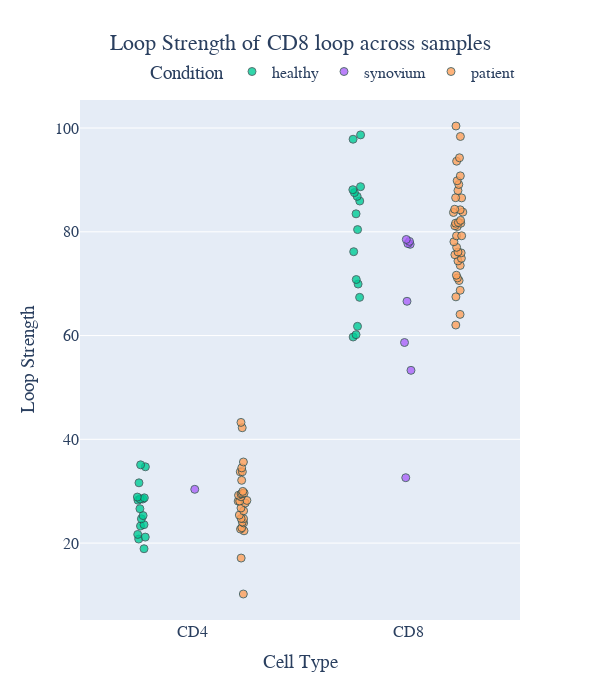

Notebook source saved alongside this figure:
### Code cell
chrom, start_A, start_B = "2", 86765000, 86805000
gene = "CD8"
filtered_df = loops_counts_melted[(loops_counts_melted["chrA"] == chrom) & (loops_counts_melted["A_start"] == start_A) & (loops_counts_melted["B_start"] == start_B)]
filtered_df["cell_type"] = filtered_df["cell_type"].map({"CD4": "CD4", "CD8": "CD8", "CD4_SF": "CD4", "CD8_SF": "CD8"})
# Create the strip plot
fig = px.strip(filtered_df, x="cell_type", y="interaction_strength", color="condition",
               hover_name="proper_name", hover_data=["interaction_strength"],
               color_discrete_map={"Healthy": "blue", "Diseased": "red"},
               title=f'Loop Strength of {gene} loop across samples',
               labels={"cell_type": "Cell Type", "interaction_strength": "interaction strength"})

# Customizing the marker appearance
fig.update_traces(marker=dict(size=8, opacity=0.8, line=dict(width=1, color='DarkSlateGrey')))
fig.update_layout(
    width=600,  # Set the width of the figure in pixels
    height=700  # Set the height of the figure in pixels
)
# Enhancing layout
fig.update_layout(
    title={'text': f'Loop Strength of {gene} loop across samples', 'y':0.95, 'x':0.5, 'xanchor': 'center', 'yanchor': 'top'},
    xaxis_title="Cell Type",
    yaxis_title="Loop Strength",
    legend_title="Condition",
    font=dict(family="Arial, sans-serif", size=16),
    legend=dict(orientation="h", yanchor="bottom", y=1.02, xanchor="right", x=1)
)

# Show the plot
fig.show()
fig.write_image(f"figures/loop_strength_{gene}.svg")

### Figure 1 — Plotly figure (JSON) as saved in the notebook; plotly's stock layout.template omitted (floating-point values rounded to 4 significant figures)
{"data": [{"alignmentgroup": "True", "boxpoints": "all", "fillcolor": "rgba(255,255,255,0)", "hoveron": "points", "hovertemplate": "<b>%{hovertext}</b><br><br>condition=healthy<br>Cell Type=%{x}<br>interaction strength=%{y}<extra></extra>", "hovertext": ["NRHV014XCD4", "NRHV014XCD8", "NRHV073CD4", "NRHV073CD8", "NRHV079CD4", "NRHV079CD8", "NRHV086CD4", "NRHV086CD8", "NRHV121CD4", "NRHV121CD8", "NRHV151CD4", "NRHV168CD4", "NRHV168CD8", "NRHV171CD4", "NRHV171CD8", "NRHV238CD4", "NRHV238CD8", "NRHV290CD4", "NRHV290CD8", "NRHV295CD4", "NRHV295CD8", "NRHV321CD4", "NRHV321CD8", "NRHV322CD4", "NRHV322CD8", "NRHV324CD4", "NRHV324CD8", "NRHV325CD4", "NRHV325CD8", "NRHV326CD4", "NRHV326CD8", "NRHV332CD4", "NRHV332CD8"], "legendgroup": "healthy", "line": {"color": "rgba(255,255,255,0)"}, "marker": {"color": "#00cc96", "line": {"color": "DarkSlateGrey", "width": 1}, "opacity": 0.8, "size": 8}, "name": "healthy", "offsetgroup": "healthy", "orientation": "v", "pointpos": 0, "showlegend": true, "type": "box", "x": ["CD4", "CD8", "CD4", "CD8", "CD4", "CD8", "CD4", "CD8", "CD4", "CD8", "CD4", "CD4", "CD8", "CD4", "CD8", "CD4", "CD8", "CD4", "CD8", "CD4", "CD8", "CD4", "CD8", "CD4", "CD8", "CD4", "CD8", "CD4", "CD8", "CD4", "CD8", "CD4", "CD8"], "x0": " ", "xaxis": "x", "y": [34.7, 80.43, 20.77, 88.12, 28.87, 83.47, 28.49, 61.78, 28.72, 76.17, 21.16, 23.55, 86.83, 28.49, 88.7, 24.68, 70.8, 21.66, 85.93, 35.08, 87.55, 23.29, 69.93, 31.61, 98.68, 26.63, 67.37, 28.26, 60.17, 25.3, 59.72, 18.91, 97.85], "y0": " ", "yaxis": "y"}, {"alignmentgroup": "True", "boxpoints": "all", "fillcolor": "rgba(255,255,255,0)", "hoveron": "points", "hovertemplate": "<b>%{hovertext}</b><br><br>condition=synovium<br>Cell Type=%{x}<br>interaction strength=%{y}<extra></extra>", "hovertext": ["PSA4917CD8_SF", "PSA4918CD8_SF", "PSA4951CD8_SF", "PSA4958CD4_SF", "PSA4958CD8_SF", "PSA4959CD8_SF", "PSA4969CD8_SF", "PSA5025CD8_SF", "PSA5040CD8_SF"], "legendgroup": "synovium", "line": {"color": "rgba(255,255,255,0)"}, "marker": {"color": "#ab63fa", "line": {"color": "DarkSlateGrey", "width": 1}, "opacity": 0.8, "size": 8}, "name": "synovium", "offsetgroup": "synovium", "orientation": "v", "pointpos": 0, "showlegend": true, "type": "box", "x": ["CD8", "CD8", "CD8", "CD4", "CD8", "CD8", "CD8", "CD8", "CD8"], "x0": " ", "xaxis": "x", "y": [32.6, 58.66, 77.73, 30.36, 53.3, 78.52, 77.58, 66.61, 78.15], "y0": " ", "yaxis": "y"}, {"alignmentgroup": "True", "boxpoints": "all", "fillcolor": "rgba(255,255,255,0)", "hoveron": "points", "hovertemplate": "<b>%{hovertext}</b><br><br>condition=patient<br>Cell Type=%{x}<br>interaction strength=%{y}<extra></extra>", "hovertext": ["PSA4920CD4", "PSA4920CD8", "PSA4941CD8", "PSA4942CD4", "PSA4942CD8", "PSA4943CD8", "PSA4944CD4", "PSA4944CD8", "PSA4945CD4", "PSA4946CD8", "PSA4950CD4", "PSA4950CD8", "PSA4951CD4", "PSA4951CD8", "PSA4954CD4", "PSA4954CD8", "PSA4957CD4", "PSA4958CD4", "PSA4958CD8", "PSA4959CD4", "PSA4959CD8", "PSA4960CD8", "PSA4961CD8", "PSA4962CD4", "PSA4962CD8", "PSA4963CD4", "PSA4963CD8", "PSA4967CD4", "PSA4968CD4", "PSA4968CD8", "PSA5006CD4", "PSA5006CD8", "PSA5007CD4", "PSA5008CD4", "PSA5008CD8", "PSA5009CD4", "PSA5009CD8", "PSA5010CD4", "PSA5010CD8", "PSA5012CD4", "PSA5012CD8", "PSA5013CD4", "PSA5013CD8", "PSA5014CD4", "PSA5014CD8", "PSA5015CD8", "PSA5017CD4", "PSA5017CD8", "PSA5018CD4", "PSA5018CD8", "PSA5019CD4", "PSA5019CD8", "PSA5020CD8", "PSA5021CD4", "PSA5021CD8", "PSA5022CD8", "PSA5023CD8", "PSA5024CD8", "PSA5026CD4", "PSA5026CD8", "PSA5036CD8", "PSA5037CD4", "PSA5037CD8", "PSA5039CD8", "PSA5040CD4", "PSA5040CD8"], "legendgroup": "patient", "line": {"color": "rgba(255,255,255,0)"}, "marker": {"color": "#FFA15A", "line": {"color": "DarkSlateGrey", "width": 1}, "opacity": 0.8, "size": 8}, "name": "patient", "offsetgroup": "patient", "orientation": "v", "pointpos": 0, "showlegend": true, "type": "box", "x": ["CD4", "CD8", "CD8", "CD4", "CD8", "CD8", "CD4", "CD8", "CD4", "CD8", "CD4", "CD8", "CD4", "CD8", "CD4", "CD8", "CD4", "CD4", "CD8", "CD4", "CD8", "CD8", "CD8", "CD4", "CD8", "CD4", "CD8", "CD4", "CD4", "CD8", "CD4", "CD8", "CD4", "CD4", "CD8", "CD4", "CD8", "CD4", "CD8", "CD4", "CD8", "CD4", "CD8", "CD4", "CD8", "CD8", "CD4", "CD8", "CD4", "CD8", "CD4", "CD8", "CD8", "CD4", "CD8", "CD8", "CD8", "CD8", "CD4", "CD8", "CD8", "CD4", "CD8", "CD8", "CD4", "CD8"], "x0": " ", "xaxis": "x", "y": [28.09, 83.72, 71.1, 29.47, 94.27, 74.38, 24.74, 84.24, 29.96, 81.0, 42.23, 75.58, 33.73, 86.57, 26.22, 100.4, 26.77, 33.75, 79.23, 29.54, 79.22, 73.52, 62.03, 32.1, 82.2, 29.66, 77.01, 27.72, 22.37, 93.61, 43.26, 90.78, 22.96, 22.7, 84.35, 23.89, 98.38, 35.63, 71.63, 28.92, 83.8, 24.06, 75.93, 34.49, 81.66, 87.96, 25.39, 74.89, 29.22, 78.08, 17.11, 68.73, 76.11, 10.18, 70.61, 89.12, 64.08, 86.54, 28.09, 81.16, 81.65, 28.22, 81.8, 67.46, 24.69, 89.84], "y0": " ", "yaxis": "y"}], "layout": {"boxmode": "group", "font": {"family": "Arial, sans-serif", "size": 16}, "height": 700, "legend": {"orientation": "h", "title": {"text": "Condition"}, "tracegroupgap": 0, "x": 1, "xanchor": "right", "y": 1.02, "yanchor": "bottom"}, "title": {"text": "Loop Strength of CD8 loop across samples", "x": 0.5, "xanchor": "center", "y": 0.95, "yanchor": "top"}, "width": 600, "xaxis": {"anchor": "y", "domain": [0, 1], "title": {"text": "Cell Type"}}, "yaxis": {"anchor": "x", "domain": [0, 1], "title": {"text": "Loop Strength"}}}}
